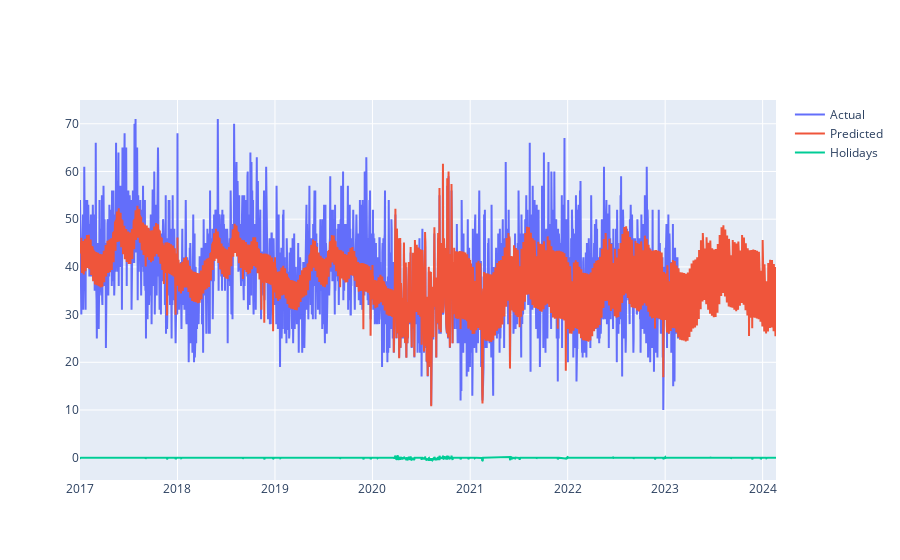

The notebook cell saved with this chart:
### Markdown cell above
#### 6. Lets add holidays to the model to see how well it does.

### Code cell
# After zooming into the data, we see that arround christmas and 4th of july, we have an affect because of the holidays.
np.random.seed(42)
lockdowns = pd.DataFrame([
    {'holiday': 'lockdown_1', 'ds': '2020-03-21', 'lower_window': 0, 'ds_upper': '2020-06-06', 'upper_window': 77},
    {'holiday': 'lockdown_2', 'ds': '2020-07-09', 'lower_window': 0, 'ds_upper': '2020-10-27', 'upper_window': 110},
    {'holiday': 'lockdown_3', 'ds': '2021-02-13', 'lower_window': 0, 'ds_upper': '2021-02-17', 'upper_window': 4},
    {'holiday': 'lockdown_4', 'ds': '2021-05-28', 'lower_window': 0, 'ds_upper': '2021-06-10', 'upper_window': 13},
])

m3_changepoints = (
    # 10 potential changepoints in 2.5 years
    pd.date_range('2017-06-02', '2020-01-01', periods=10).date.tolist() +
    # 15 potential changepoints in 1 year 2 months
    pd.date_range('2020-02-01', '2021-04-01', periods=15).date.tolist()
)

df['pre_covid'] = pd.to_datetime(df['ds']) < pd.to_datetime('2020-03-21')
df['post_covid'] = ~df['pre_covid']

m = Prophet(seasonality_mode='multiplicative', weekly_seasonality=False, holidays=lockdowns, changepoints=m3_changepoints)

m.add_seasonality(
    name='weekly_pre_covid',
    period=7,
    fourier_order=3,
    condition_name='pre_covid',
)
m.add_seasonality(
    name='weekly_post_covid',
    period=7,
    fourier_order=3,
    condition_name='post_covid',
)

m.add_country_holidays(country_name='US')
m.fit(df)
future = m.make_future_dataframe(periods= 365)
future['pre_covid'] = pd.to_datetime(future['ds']) < pd.to_datetime('2020-03-21')
future['post_covid'] = ~future['pre_covid']
forecast = m.predict(future)

fig = go.Figure()

fig.add_trace(go.Scatter(x=df['ds'], y=df['y'], name='Actual',))
fig.add_trace(go.Scatter(x=forecast['ds'], y=forecast['yhat'], name='Predicted',))
fig.add_trace(go.Scatter(x=forecast['ds'], y=forecast['holidays'].values, name='Holidays',))
fig.show()

### Figure 1 — Plotly figure (JSON) as saved in the notebook; plotly's stock layout.template omitted (floating-point values rounded to 4 significant figures; data arrays with more than 128 entries replaced by an {"elided": "..."} marker saying what was removed)
{"data": [{"name": "Actual", "type": "scatter", "x": {"elided": "2242 str values"}, "y": {"elided": "2242 int values"}}, {"name": "Predicted", "type": "scatter", "x": {"elided": "2607 str values"}, "y": {"elided": "2607 float values"}}, {"name": "Holidays", "type": "scatter", "x": {"elided": "2607 str values"}, "y": {"elided": "2607 float values"}}], "layout": {}}
